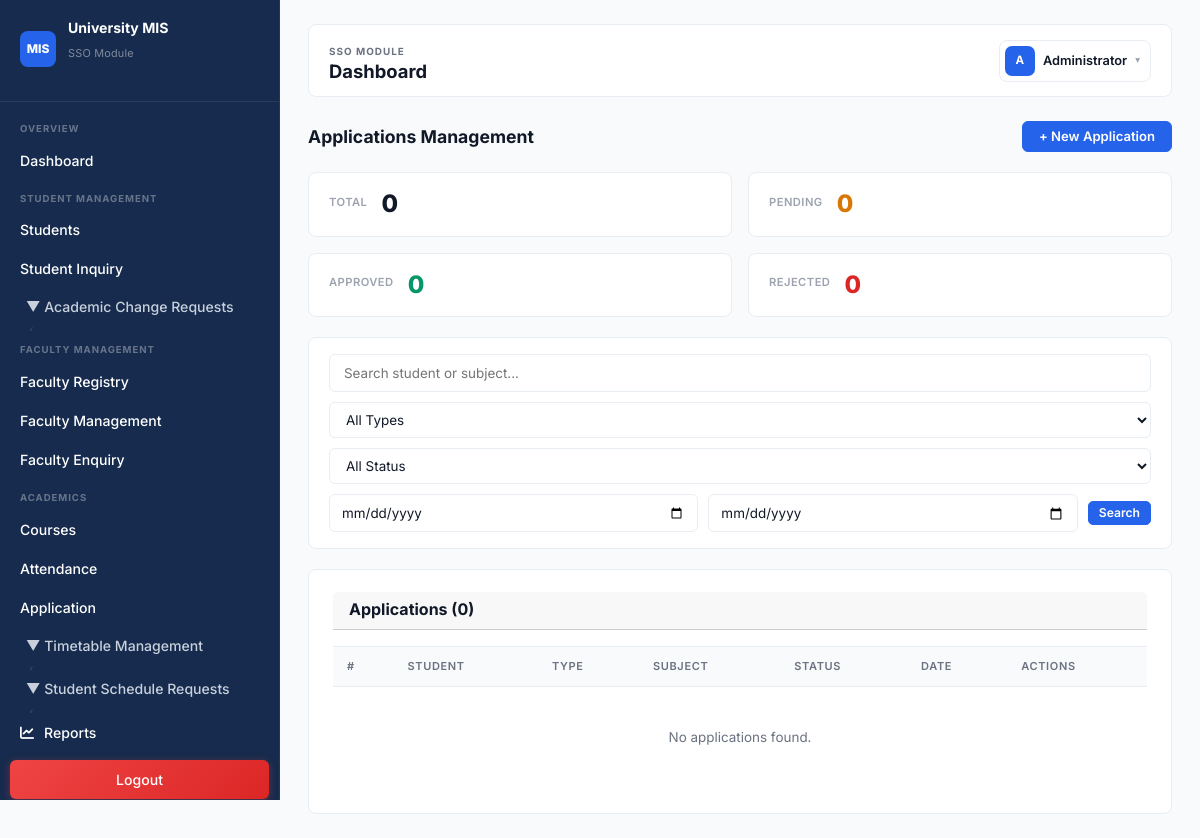
The page /applications/index.php (signed in) on the database as committed earlier.
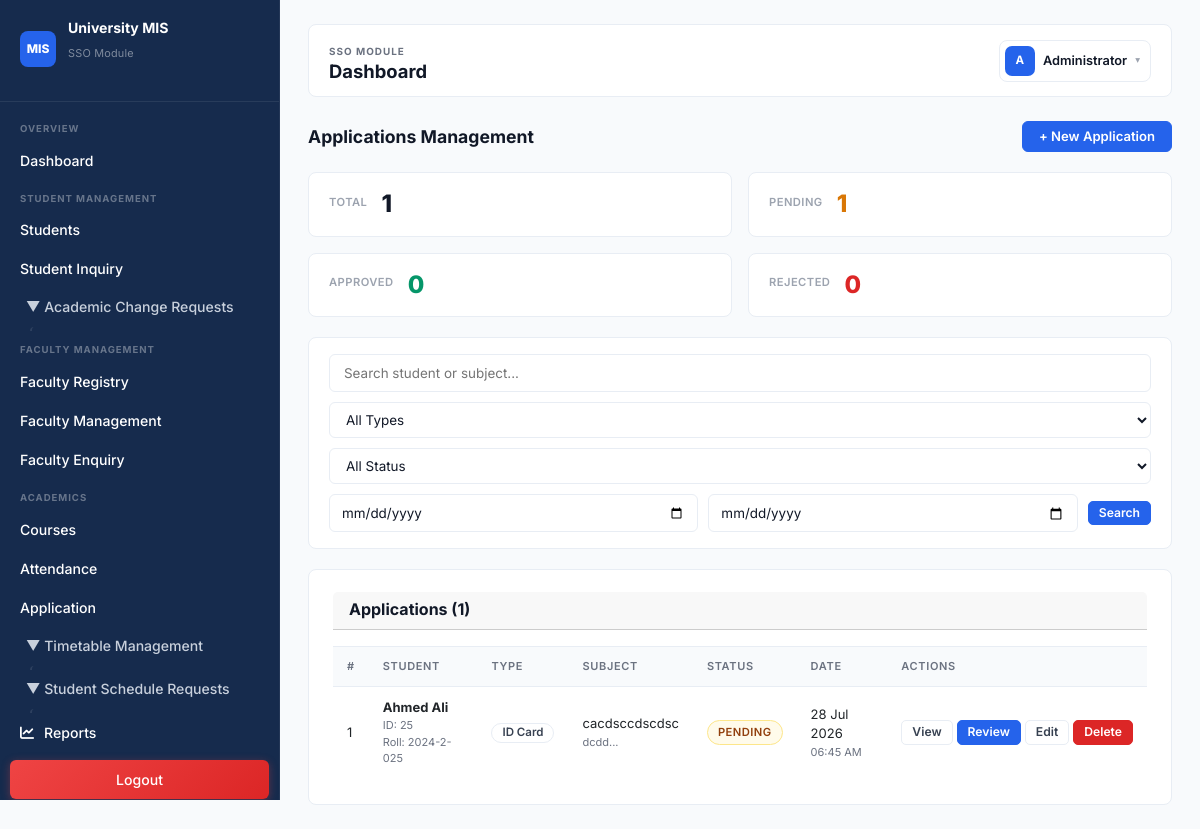
The same page on the database as committed later.
### tables this page shows
CREATE TABLE `applications` (
  `application_id` int(11) NOT NULL,
  `student_id` varchar(50) NOT NULL,
  `application_type` varchar(100) NOT NULL,
  `subject` varchar(255) DEFAULT NULL,
  `description` text DEFAULT NULL,
  `attachment` varchar(255) DEFAULT NULL,
  `status` enum('Pending','Approved','Rejected') DEFAULT 'Pending',
  `created_at` timestamp NOT NULL DEFAULT current_timestamp(),
  `review_date` datetime DEFAULT NULL,
  `reviewed_by` int(11) DEFAULT NULL,
  `updated_at` timestamp NOT NULL DEFAULT current_timestamp() ON UPDATE current_timestamp(),
  `remarks` text DEFAULT NULL,
  `registration_fee` decimal(10,2) DEFAULT 0.00,
  `admission_fee` decimal(10,2) DEFAULT 0.00,
  `total_fee` decimal(10,2) DEFAULT 0.00,
  `fee_paid` tinyint(1) DEFAULT 0,
  `fee_payment_date` date DEFAULT NULL,
  `fee_receipt_no` varchar(50) DEFAULT NULL,
  `finance_verified` tinyint(1) DEFAULT 0,
  `finance_verified_by` int(11) DEFAULT NULL,
  `finance_verified_at` timestamp NULL DEFAULT NULL,
  `finance_remarks` text DEFAULT NULL,
  `finance_status` enum('pending','verified','paid') DEFAULT 'pending'
);

CREATE TABLE `students` (
  `student_id` int(11) NOT NULL,
  `application_id` int(11) NOT NULL,
  `roll_no` varchar(30) DEFAULT NULL,
  `full_name` varchar(150) NOT NULL,
  `father_name` varchar(150) NOT NULL,
  `cnic_or_bform` varchar(20) DEFAULT NULL,
  `dob` date DEFAULT NULL,
  `gender` enum('Male','Female','Other') DEFAULT NULL,
  `contact_no` varchar(20) DEFAULT NULL,
  `email` varchar(150) DEFAULT NULL,
  `address` varchar(255) DEFAULT NULL,
  `program_id` int(11) NOT NULL,
  `admission_session_id` int(11) NOT NULL,
  `current_session_id` int(11) NOT NULL,
  `current_semester_id` int(11) NOT NULL,
  `section_id` int(11) DEFAULT NULL,
  `batch_year` smallint(6) NOT NULL,
  `admission_date` date NOT NULL,
  `status` enum('Active','Freeze','Graduated','Dropped','Suspended') NOT NULL DEFAULT 'Active',
  `created_at` timestamp NOT NULL DEFAULT current_timestamp(),
  `updated_at` timestamp NOT NULL DEFAULT current_timestamp() ON UPDATE current_timestamp(),
  `user_id` int(11) DEFAULT NULL,
  `semester` int(11) DEFAULT 1
);

### applications/index.php (the view, shortened to what the changed rows need)
<?php
$conn = getConnection();
if (!function_exists('getTableColumns')) {
    function getTableColumns($conn, $table) {
        try {
            $columns = [];
            $query = "SHOW COLUMNS FROM $table";
            $result = mysqli_query($conn, $query);
            if ($result) { while ($row = mysqli_fetch_assoc($result)) { $columns[] = $row['Field']; } }
            return $columns;
        } catch (Exception $e) { return []; }
    }
}
$role_id = $_SESSION['role_id'] ?? 0;
$appColumns = getTableColumns($conn, 'applications');
$hasSubject = in_array('subject', $appColumns);
$hasDescription = in_array('description', $appColumns);
$hasAttachment = in_array('attachment', $appColumns);
$hasRemarks = in_array('remarks', $appColumns);
$hasReviewedBy = in_array('reviewed_by', $appColumns);
$hasReviewDate = in_array('review_date', $appColumns);
$hasStudentId = in_array('student_id', $appColumns);
$hasApplicationType = in_array('application_type', $appColumns);
$hasStatus = in_array('status', $appColumns);
$hasCreatedAt = in_array('created_at', $appColumns);
$studentColumns = getTableColumns($conn, 'students');
$hasStudentUserId = in_array('user_id', $studentColumns);
$hasStudentRollNo = in_array('roll_no', $studentColumns);
$hasStudentProgramId = in_array('program_id', $studentColumns);
$hasStudentFullName = in_array('full_name', $studentColumns);
$userColumns = getTableColumns($conn, 'users');
$hasUserPhone = in_array('phone', $userColumns);
$hasUserEmail = in_array('email', $userColumns);
$hasUserFullName = in_array('full_name', $userColumns);
$selectFields = ['a.application_id'];
if ($hasApplicationType) { $selectFields[] = 'a.application_type'; } else { $selectFields[] = "'N/A' as application_type"; }
if ($hasSubject) { $selectFields[] = 'a.subject'; } else { $selectFields[] = "'' as subject"; }
if ($hasDescription) { $selectFields[] = 'a.description'; } else { $selectFields[] = "'' as description"; }
if ($hasAttachment) { $selectFields[] = 'a.attachment'; } else { $selectFields[] = "NULL as attachment"; }
if ($hasStatus) { $selectFields[] = 'a.status'; } else { $selectFields[] = "'Pending' as status"; }
if ($hasRemarks) { $selectFields[] = 'a.remarks'; } else { $selectFields[] = "NULL as remarks"; }
if ($hasCreatedAt) { $selectFields[] = 'a.created_at'; } else { $selectFields[] = "NOW() as created_at"; }
if ($hasReviewDate) { $selectFields[] = 'a.review_date'; } else { $selectFields[] = "NULL as review_date"; }
if ($hasReviewedBy) { $selectFields[] = 'a.reviewed_by'; } else { $selectFields[] = "NULL as reviewed_by"; }
if ($hasStudentId) { $selectFields[] = 'a.student_id'; } else { $selectFields[] = "NULL as student_id"; }
if ($hasStudentRollNo) { $selectFields[] = 's.roll_no'; } else { $selectFields[] = "'N/A' as roll_no"; }
if ($hasStudentFullName) { $selectFields[] = 's.full_name as student_name'; } elseif ($hasUserFullName && $hasStudentUserId) { $selectFields[] = 'u.full_name as student_name'; } else { $selectFields[] = "'N/A' as student_name"; }
if ($hasUserEmail && $hasStudentUserId) { $selectFields[] = 'u.email as student_email'; } else { $selectFields[] = "'N/A' as student_email"; }
if ($hasUserPhone && $hasStudentUserId) { $selectFields[] = 'u.phone as student_phone'; } else { $selectFields[] = "'N/A' as student_phone"; }
if ($hasStudentProgramId) { $selectFields[] = 'p.program_name'; } else { $selectFields[] = "'N/A' as program_name"; }
$selectFields[] = 'u2.full_name as reviewer_name';
$sql = "SELECT " . implode(", ", $selectFields) . "\nFROM applications a";
if ($hasStudentId) {
    $sql .= "\nLEFT JOIN students s ON a.student_id = s.student_id";
    if ($hasStudentUserId) { $sql .= "\nLEFT JOIN users u ON s.user_id = u.user_id"; }
    if ($hasStudentProgramId) { $sql .= "\nLEFT JOIN programs p ON s.program_id = p.program_id"; }
} else {
    $sql .= "\nLEFT JOIN students s ON 1=0\nLEFT JOIN users u ON 1=0\nLEFT JOIN programs p ON 1=0";
}
if ($hasReviewedBy) { $sql .= "\nLEFT JOIN users u2 ON a.reviewed_by = u2.user_id"; } else { $sql .= "\nLEFT JOIN users u2 ON 1=0"; }
$sql .= "\nWHERE 1=1";
$sql .= " ORDER BY a.application_id DESC";
$stmt = $conn->prepare($sql);
$stmt->execute();
$result = $stmt->get_result();
$applications = $result ? $result->fetch_all(MYSQLI_ASSOC) : [];
$stats_query = "SELECT COUNT(*) as total";
if ($hasStatus) {
    $stats_query .= ", SUM(CASE WHEN status = 'Pending' THEN 1 ELSE 0 END) as pending, SUM(CASE WHEN status = 'Approved' THEN 1 ELSE 0 END) as approved, SUM(CASE WHEN status = 'Rejected' THEN 1 ELSE 0 END) as rejected";
} else {
    $stats_query .= ", 0 as pending, 0 as approved, 0 as rejected";
}
$stats_query .= " FROM applications";
$stats_result = $conn->query($stats_query);
$stats = $stats_result ? $stats_result->fetch_assoc() : ['total' => 0, 'pending' => 0, 'approved' => 0, 'rejected' => 0];
require_once __DIR__ . '/../includes/header.php';
?>
<div class="stat-row" style="margin-bottom:20px;">
    <div class="stat-card-v2">
        <div class="stat-label">Total</div>
        <div class="stat-number"><?= $stats['total'] ?? 0 ?></div>
    </div>
    <div class="stat-card-v2">
        <div class="stat-label">Pending</div>
        <div class="stat-number" style="color:var(--warning);"><?= $stats['pending'] ?? 0 ?></div>
    </div>
</div>
<div class="card" style="margin-top:20px;">
    <div class="card-header">
        <h3>Applications (<?= count($applications) ?>)</h3>
    </div>
    <div class="table-responsive">
        <table>
            <thead>
                <tr>
                    <th>#</th>
                    <th>Student</th>
                    <th>Type</th>
                    <th>Subject</th>
                    <th>Status</th>
                    <th>Date</th>
                    <th>Actions</th>
                </tr>
            </thead>
            <tbody>
                <?php $count = 1; ?>
                <?php foreach($applications as $app): ?>
                    <tr>
                        <td><?= $count++ ?></td>
                        <td>
                            <strong><?= htmlspecialchars($app['student_name'] ?? 'N/A') ?></strong>
                            <div class="muted" style="font-size:11px;">ID: <?= htmlspecialchars($app['student_id'] ?? 'N/A') ?></div>
                            <?php if (!empty($app['roll_no']) && $app['roll_no'] != 'N/A'): ?>
                                <div class="muted" style="font-size:11px;">Roll: <?= htmlspecialchars($app['roll_no']) ?></div>
                            <?php endif; ?>
                        </td>
                        <td><span class="badge badge-outline"><?= htmlspecialchars($app['application_type'] ?? 'N/A') ?></span></td>
                        <td>
                            <?= htmlspecialchars($app['subject'] ?? 'N/A') ?>
                            <?php if (!empty($app['description'])): ?>
                                <div class="muted" style="font-size:11px;"><?= htmlspecialchars(substr($app['description'], 0, 50)) ?>...</div>
                            <?php endif; ?>
                        </td>
                        <td><span class="status-badge <?= $app['status'] ?? 'Pending' ?>"><?= $app['status'] ?? 'Pending' ?></span></td>
                        <td>
                            <?= !empty($app['created_at']) ? date('d M Y', strtotime($app['created_at'])) : 'N/A' ?>
                            <?php if (!empty($app['created_at'])): ?>
                                <div class="muted" style="font-size:11px;"><?= date('h:i A', strtotime($app['created_at'])) ?></div>
                            <?php endif; ?>
                        </td>
                        <td>
                            <div style="display:flex;gap:4px;">
                                <a href="view.php?id=<?= $app['application_id'] ?>" class="btn btn-sm btn-outline">View</a>
                                <?php if (($app['status'] ?? '') == 'Pending' && in_array($role_id, [1, 2])): ?>
                                    <a href="review.php?id=<?= $app['application_id'] ?>" class="btn btn-sm btn-primary">Review</a>
                                <?php endif; ?>
                                <?php if (($app['status'] ?? '') == 'Pending'): ?>
                                    <a href="edit.php?id=<?= $app['application_id'] ?>" class="btn btn-sm btn-outline">Edit</a>
                                    <a href="delete.php?id=<?= $app['application_id'] ?>" class="btn btn-sm btn-danger" onclick="return confirm('Are you sure?')">Delete</a>
                                <?php endif; ?>
                            </div>
                        </td>
                    </tr>
                <?php endforeach; ?>
                <?php if (empty($applications)): ?>
                    <tr>
                        <td colspan="7" class="muted" style="text-align:center;padding:40px;">No applications found.</td>
                    </tr>
                <?php endif; ?>
            </tbody>
        </table>
    </div>
</div>
<?php include __DIR__ . '/../includes/footer.php'; ?>

Rows that differ between the two databases and show on the page:
added applications: student.full_name "Ahmed Ali", student "25", student.roll_no "2024-2-025", application_type "ID Card", subject "cacdsccdscdsc", description "dcdd", status "PENDING", created_at "28 Jul 2026", created_at "06:45 AM"
Other text that changed with them:
$stats['total']: "0" → "1"
$stats['pending']: "0" → "1"
count($applications): "0" → "1"
text no longer shown: "No applications found."
